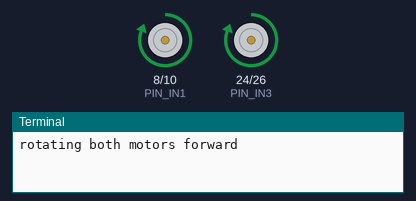
The program below on a simulated Raspberry Pi (header pin numbers). Parts: motor-driver pin pairs drawn as motors (green arrow = first pin HIGH = forward, orange = second pin HIGH = backward, longer = more drive), the last lines printed to the terminal.

Above: at 1.5 s.
At 4.5 s:
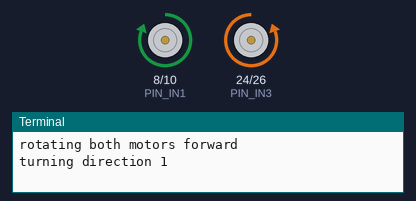
At 7.5 s:
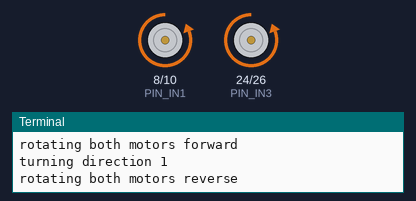
At 11.5 s:
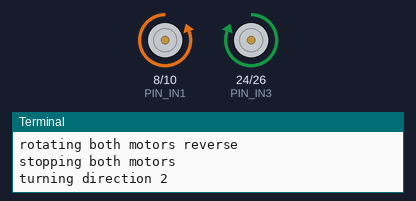
Timing chart, 0 to 16.9 s (numbered marks = the images above):
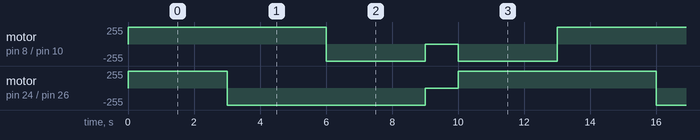

Measured:
- by itself, motor on pin 24 (PIN_IN3) / pin 26 (PIN_IN4): repeats every 13.0 s: backward 255/255 6.0 s, stopped 1.0 s, forward 255/255 6.0 s
- by itself, motor on pin 8 (PIN_IN1) / pin 10 (PIN_IN2): repeats every 13.0 s: backward 255/255 3.0 s, stopped 1.0 s, backward 255/255 3.0 s, forward 255/255 6.0 s

The program:

dc_motor_test.py
```python
import RPi.GPIO as GPIO
import time

PIN_IN1 = 8
PIN_IN2 = 10
PIN_IN3 = 24
PIN_IN4 = 26

HIGH = 1
LOW = 0

GPIO.setwarnings(False)
GPIO.setmode(GPIO.BOARD)

#  Motor 1
GPIO.setup(PIN_IN1, GPIO.OUT)
GPIO.setup(PIN_IN2, GPIO.OUT)

# Motor 2
GPIO.setup(PIN_IN3, GPIO.OUT)
GPIO.setup(PIN_IN4, GPIO.OUT)

# Main loop to test motor controll
while True:
	print "rotating both motors forward"

	# Motor 1
	GPIO.output(PIN_IN1, HIGH)
	GPIO.output(PIN_IN2, LOW)

	# Motor 2
	GPIO.output(PIN_IN3, HIGH)
	GPIO.output(PIN_IN4, LOW)
	time.sleep(3)

	print "turning direction 1"

	# Motor 1
	GPIO.output(PIN_IN1, HIGH)
	GPIO.output(PIN_IN2, LOW)

	# Motor 2
	GPIO.output(PIN_IN3, LOW)
	GPIO.output(PIN_IN4, HIGH)
	time.sleep(3)

	print "rotating both motors reverse"

	# Motor 1 (working)
	GPIO.output(PIN_IN1, LOW)
	GPIO.output(PIN_IN2, HIGH)

	# Motor 2 (not working)
	GPIO.output(PIN_IN3, LOW)
	GPIO.output(PIN_IN4, HIGH)
	time.sleep(3)

	print "stopping both motors"

	# Motor 1
	GPIO.output(PIN_IN1, LOW)
	GPIO.output(PIN_IN2, LOW)

	# Motor 2
	GPIO.output(PIN_IN3, LOW)
	GPIO.output(PIN_IN4, LOW)
	time.sleep(1)

	print "turning direction 2"

	# Motor 1
	GPIO.output(PIN_IN1, LOW)
	GPIO.output(PIN_IN2, HIGH)

	# Motor 2
	GPIO.output(PIN_IN3, HIGH)
	GPIO.output(PIN_IN4, LOW)
	time.sleep(3)
```
